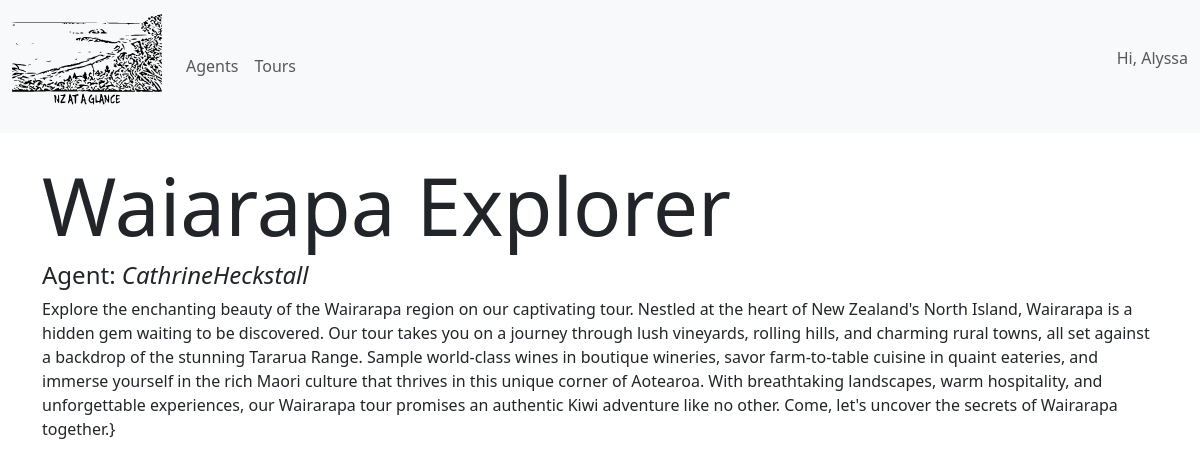
Screenshot of /tour/3/ (signed in) with the database file from the repository.
### users/models.py (models this page shows, shortened)
class CustomUser(AbstractUser):
    AGENT = 'AGENT'
    ADMINISTRATOR = 'ADMIN'
    MANAGMENT = 'MGMNT'
    DEPARTMENT_TYPE_CHOICES = [
    (AGENT, "Agent"),
    (ADMINISTRATOR, "Administrator"),
    (MANAGMENT, "Management"),
    ]
    first_name = models.CharField(max_length=100)
    last_name = models.CharField(max_length=100)
    position = models.CharField(max_length=100)
    department_type = models.CharField(max_length=14,
                                        choices=DEPARTMENT_TYPE_CHOICES,
                                        default=AGENT)

### tours/models.py (models this page shows, shortened)
class Tour(models.Model):
    name = models.CharField(max_length=50)
    description = models.TextField()
    author = models.ForeignKey(
      Agent,
      on_delete=models.PROTECT,
      related_name='author'
    )

class Agent(models.Model):
  agent = models.OneToOneField(settings.AUTH_USER_MODEL, on_delete=models.CASCADE, related_name='agent')
  def __str__(self):
      return self.agent.username

### tours/views.py (the view)
# urls.py: path("tour/<int:pk>/", TourView.as_view(), name="tour_detail"),
class TourView(DetailView):
    model = Tour
    template_name = "tours/tour.html"

### templates/tours/tour.html
{% extends "base.html" %}
{% block content %}
    <div class="container">
        <br>
        <h2 class="display-1">{{tour.name}}</h2>
        <h4>Agent: <i>{{tour.author}}</i></h4>
        <p>{{tour.description}}}</p>
    </div>
{% endblock content %}

### templates/base.html (shortened to what this page needs)
<!doctype html>
<html lang="en">
  <head>
    {% load static %}
    <link href="https://cdn.jsdelivr.net/npm/bootstrap@5.3.1/dist/css/bootstrap.min.css" rel="stylesheet">
  </head>
  <body>
    <nav class="navbar navbar-expand-lg bg-body-tertiary">
      <div class="container-fluid">
        <a class="navbar-brand" href="/">
          <img src="{% static 'images/logo.svg'%}" alt="Logo" width="150" height="100%" class="d-inline-block align-text-top">
        </a>
        <div class="collapse navbar-collapse" id="navbarNavAltMarkup">
          <div class="navbar-nav">
            <a class="nav-link" href="{% url 'agents' %}">Agents</a>
            <a class="nav-link" href="{% url 'tours' %}">Tours</a>
          </div>
          <div class="collapse navbar-collapse justify-content-end" id="navbarSupportedContent">
            <ul class="navbar-nav ">
            <li class="nav-item">
              {% if user.is_authenticated %}
              <p class="navbar-text ml-auto mr-1">
                Hi, {{ user.username }}
              </p>
              {% else %}
              <div class="text-end">
                <a href="{% url 'login' %}" class="btn btn-outline-primary me-2">Log In</a>
                <a href="{% url 'signup' %}" class="btn btn-primary">Sign Up</a>
              </div>
              {% endif %}
            </li>
            </ul>
          </div>
        </div>
      </div>
    </nav>
    <main>
      {% block content %}
      {% endblock content %}
    </main>
  </body>
</html>

### rows the page displays
CustomUser: username "Alyssa"
Tour: name "Waiarapa Explorer", author "CathrineHeckstall", description "Explore the enchanting beauty of the Wairarapa region on our captivating tour. Nestled at the heart of New Zealand's North Island, Wairarapa is a hidden gem waiting to be discovered. Our tour takes you on a journey through lush vineyards, rolling hills, and charming rural towns, all set against a backdrop of the stunning Tararua Range. Sample world-class wines in boutique wineries, savor farm-to-table cuisine in quaint eateries, and immerse yourself in the rich Maori culture that thrives in this unique corner of Aotearoa. With breathtaking landscapes, warm hospitality, and unforgettable experiences, our Wairarapa tour promises an authentic Kiwi adventure like no other. Come, let's uncover…"
